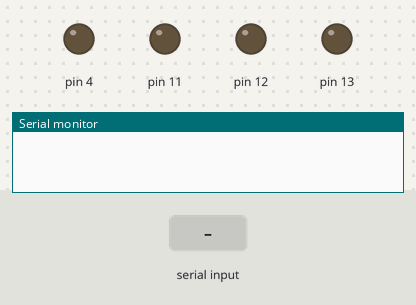
This sketch was run on a simulated Arduino Uno, built with avr-gcc and run on an emulated ATmega328P. On the bench: output pins drawn as LEDs (lit = HIGH), the last lines printed to the serial monitor. The inputs (shaded band) are chosen by the test bench.

Above: at 1.2 s.
1.3 s: "reverse" received over the second serial link
At 2.6 s:
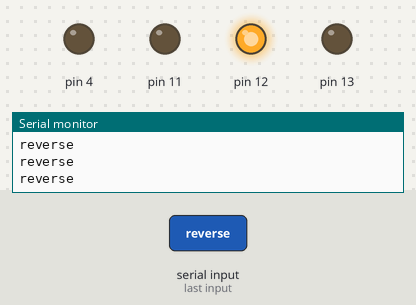
3.8 s: "right" received over the second serial link
At 5.8 s:
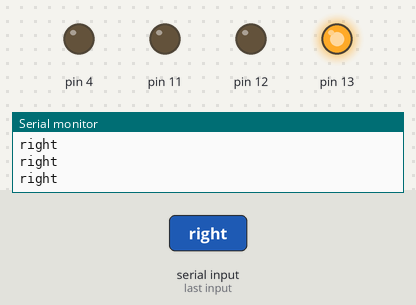
6.3 s: "forward" received over the second serial link
At 7.6 s:
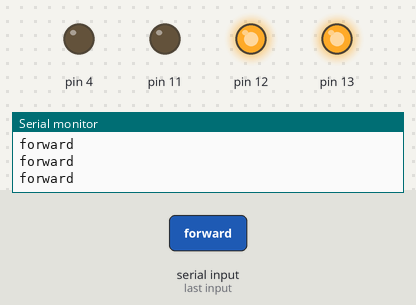
Timing chart, 0 to 9.3 s (numbered marks = the images above; inputs shaded):
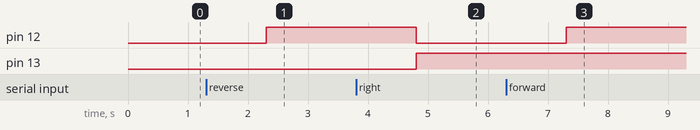

Measured:
- after the input at 1.3 s, pin 12: LOW → HIGH after 1.0 s
- after the input at 3.8 s, pin 12: HIGH → LOW after 1.0 s; pin 13: LOW → HIGH after 1.0 s
- after the input at 6.3 s, pin 12: LOW → HIGH after 1.0 s

The sketch:

Smart-Car.ino
```cpp
#include <SoftwareSerial.h>
String value;
int TxD = 10;
int RxD = 3;
int servoposition;
SoftwareSerial bluetooth(TxD, RxD);

void setup() {
  pinMode(4, OUTPUT);
  pinMode(11, OUTPUT);
  pinMode(12, OUTPUT);
  pinMode(13, OUTPUT);
  Serial.begin(9600);       // start serial communication at 9600bps
  bluetooth.begin(9600);
}

void loop() {
  Serial.println(value);
 if (bluetooth.available())
   {
    value = bluetooth.readString();

    if (value == "reverse"){
      digitalWrite(4, HIGH);
      digitalWrite(13, LOW);
      digitalWrite(11, HIGH);
      digitalWrite(12, LOW);

      }

    if (value == "left"||"NEFT"){
      digitalWrite(4, LOW);
      digitalWrite(13, LOW);
      digitalWrite(11, LOW);
      digitalWrite(12, HIGH);

      }

    if (value == "right"){
      digitalWrite(11, LOW);
      digitalWrite(12, LOW);
      digitalWrite(4, LOW);
      digitalWrite(13, HIGH);

      }

    if (value == "forward"){
      digitalWrite(4, LOW);
      digitalWrite(13, HIGH);
      digitalWrite(11, LOW);
      digitalWrite(12, HIGH);
      }


    if (value == "stop"){
      digitalWrite(4, LOW);
      digitalWrite(13, LOW);
      digitalWrite(11, LOW);
      digitalWrite(12, LOW);
      }


 }

}
```
